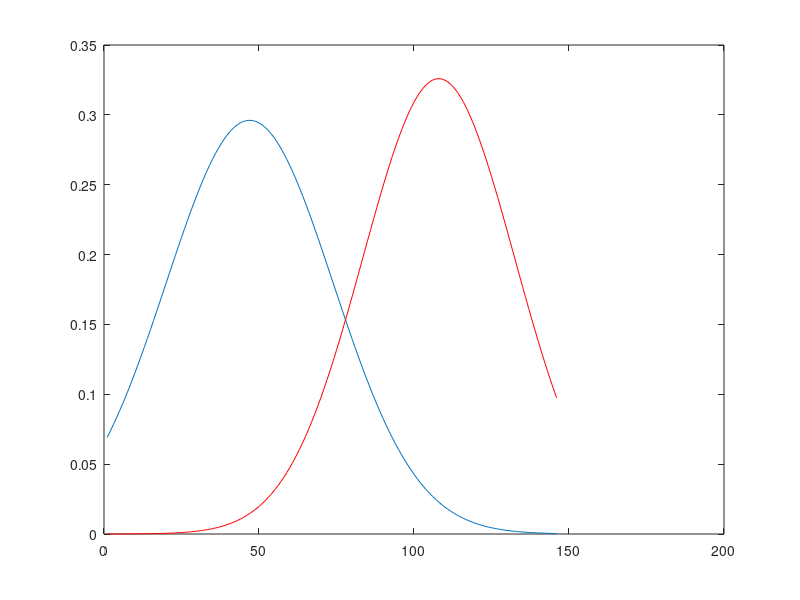

Reproduce this figure in MATLAB.
%%Author : Sandeep Manandhar <manandhar.sandeep@gmail.com> 11/7/2012
%%matlab implementation of LDA of two classes

%%Two classes
X1 = [4, 2; 2, 4;, 2, 3;, 3, 6;, 4, 4];
X2 = [9, 10; 6, 8; 9, 5; 8, 7; 10, 8];

%%class means
u1 = mean(X1);
u2 = mean(X2);

%%calculate covariance matrix of both classes
S1 = cov(X1);
S2 = cov(X2);

%%Withing-class scatter matrix
Sw = S1 + S2;

%%Between class scatter matrix
Sb = (u1 - u2)*(u1 - u2)';

%%computing LDA projection
inverseSw = inv(Sw);
product = inverseSw*Sb;

%%finally get the projection vector
[V, D] = eig(product);

%%projection vector with highest eigen value
W = V(:, 1);

%%projecting the samples along the projection axes

Y1 = W'*X1';
Y2 = W'*X2';


minY = min(min(Y1), min(Y2));
maxY = max(max(Y1), max(Y2));
yo = minY:0.05:maxY;

u_Y1 = mean(Y1);
sigma_Y1 = std(Y1);

u_Y2 = mean(Y2);
sigma_Y2 = std(Y2);

Y1_pdf = mvnpdf(yo', u_Y1, sigma_Y1);
Y2_pdf = mvnpdf(yo', u_Y2, sigma_Y2);
figure(1);
plot(Y2_pdf); hold on;
plot(Y1_pdf, 'red');
